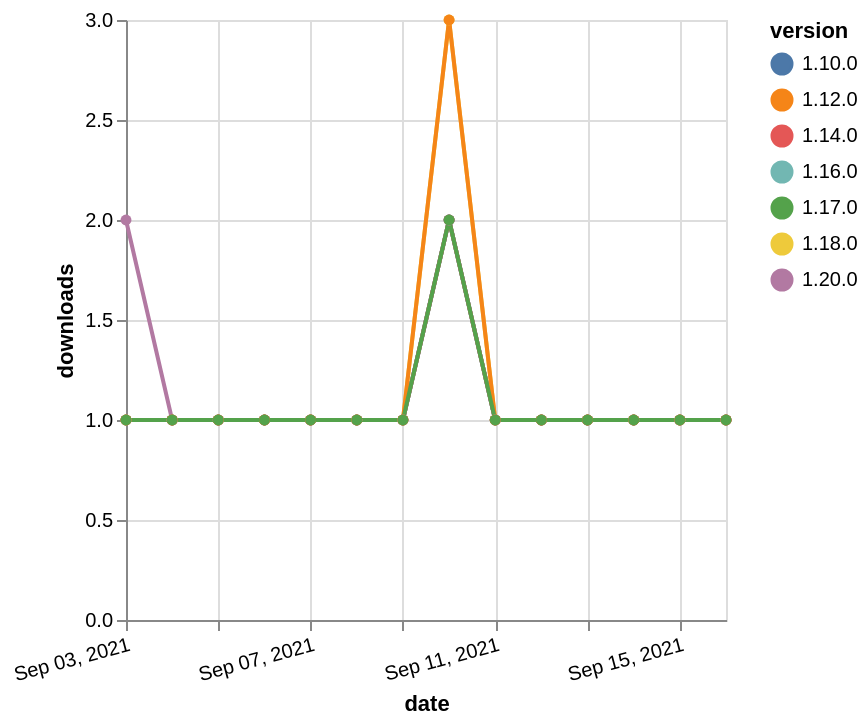

The specification (Vega-Lite) saved for this image:
### Vega-Lite specification from a JSON file in a GitHub repository (floating-point values rounded to 4 significant figures)
{"$schema": "https://vega.github.io/schema/vega-lite/v5.json", "description": "A simple bar chart with embedded data.", "data": {"values": [{"date": "2021-09-03", "total": 158, "delta": 1, "version": "1.18.0"}, {"date": "2021-09-04", "total": 159, "delta": 1, "version": "1.18.0"}, {"date": "2021-09-05", "total": 160, "delta": 1, "version": "1.18.0"}, {"date": "2021-09-06", "total": 161, "delta": 1, "version": "1.18.0"}, {"date": "2021-09-07", "total": 162, "delta": 1, "version": "1.18.0"}, {"date": "2021-09-08", "total": 163, "delta": 1, "version": "1.18.0"}, {"date": "2021-09-09", "total": 164, "delta": 1, "version": "1.18.0"}, {"date": "2021-09-10", "total": 167, "delta": 3, "version": "1.18.0"}, {"date": "2021-09-11", "total": 168, "delta": 1, "version": "1.18.0"}, {"date": "2021-09-12", "total": 169, "delta": 1, "version": "1.18.0"}, {"date": "2021-09-13", "total": 170, "delta": 1, "version": "1.18.0"}, {"date": "2021-09-14", "total": 171, "delta": 1, "version": "1.18.0"}, {"date": "2021-09-15", "total": 172, "delta": 1, "version": "1.18.0"}, {"date": "2021-09-16", "total": 173, "delta": 1, "version": "1.18.0"}, {"date": "2021-09-03", "total": 221, "delta": 1, "version": "1.10.0"}, {"date": "2021-09-04", "total": 222, "delta": 1, "version": "1.10.0"}, {"date": "2021-09-05", "total": 223, "delta": 1, "version": "1.10.0"}, {"date": "2021-09-06", "total": 224, "delta": 1, "version": "1.10.0"}, {"date": "2021-09-07", "total": 225, "delta": 1, "version": "1.10.0"}, {"date": "2021-09-08", "total": 226, "delta": 1, "version": "1.10.0"}, {"date": "2021-09-09", "total": 227, "delta": 1, "version": "1.10.0"}, {"date": "2021-09-10", "total": 229, "delta": 2, "version": "1.10.0"}, {"date": "2021-09-11", "total": 230, "delta": 1, "version": "1.10.0"}, {"date": "2021-09-12", "total": 231, "delta": 1, "version": "1.10.0"}, {"date": "2021-09-13", "total": 232, "delta": 1, "version": "1.10.0"}, {"date": "2021-09-14", "total": 233, "delta": 1, "version": "1.10.0"}, {"date": "2021-09-15", "total": 234, "delta": 1, "version": "1.10.0"}, {"date": "2021-09-16", "total": 235, "delta": 1, "version": "1.10.0"}, {"date": "2021-09-03", "total": 116, "delta": 2, "version": "1.20.0"}, {"date": "2021-09-04", "total": 117, "delta": 1, "version": "1.20.0"}, {"date": "2021-09-05", "total": 118, "delta": 1, "version": "1.20.0"}, {"date": "2021-09-06", "total": 119, "delta": 1, "version": "1.20.0"}, {"date": "2021-09-07", "total": 120, "delta": 1, "version": "1.20.0"}, {"date": "2021-09-08", "total": 121, "delta": 1, "version": "1.20.0"}, {"date": "2021-09-09", "total": 122, "delta": 1, "version": "1.20.0"}, {"date": "2021-09-10", "total": 124, "delta": 2, "version": "1.20.0"}, {"date": "2021-09-11", "total": 125, "delta": 1, "version": "1.20.0"}, {"date": "2021-09-12", "total": 126, "delta": 1, "version": "1.20.0"}, {"date": "2021-09-13", "total": 127, "delta": 1, "version": "1.20.0"}, {"date": "2021-09-14", "total": 128, "delta": 1, "version": "1.20.0"}, {"date": "2021-09-15", "total": 129, "delta": 1, "version": "1.20.0"}, {"date": "2021-09-16", "total": 130, "delta": 1, "version": "1.20.0"}, {"date": "2021-09-03", "total": 153, "delta": 1, "version": "1.16.0"}, {"date": "2021-09-04", "total": 154, "delta": 1, "version": "1.16.0"}, {"date": "2021-09-05", "total": 155, "delta": 1, "version": "1.16.0"}, {"date": "2021-09-06", "total": 156, "delta": 1, "version": "1.16.0"}, {"date": "2021-09-07", "total": 157, "delta": 1, "version": "1.16.0"}, {"date": "2021-09-08", "total": 158, "delta": 1, "version": "1.16.0"}, {"date": "2021-09-09", "total": 159, "delta": 1, "version": "1.16.0"}, {"date": "2021-09-10", "total": 161, "delta": 2, "version": "1.16.0"}, {"date": "2021-09-11", "total": 162, "delta": 1, "version": "1.16.0"}, {"date": "2021-09-12", "total": 163, "delta": 1, "version": "1.16.0"}, {"date": "2021-09-13", "total": 164, "delta": 1, "version": "1.16.0"}, {"date": "2021-09-14", "total": 165, "delta": 1, "version": "1.16.0"}, {"date": "2021-09-15", "total": 166, "delta": 1, "version": "1.16.0"}, {"date": "2021-09-16", "total": 167, "delta": 1, "version": "1.16.0"}, {"date": "2021-09-03", "total": 174, "delta": 1, "version": "1.14.0"}, {"date": "2021-09-04", "total": 175, "delta": 1, "version": "1.14.0"}, {"date": "2021-09-05", "total": 176, "delta": 1, "version": "1.14.0"}, {"date": "2021-09-06", "total": 177, "delta": 1, "version": "1.14.0"}, {"date": "2021-09-07", "total": 178, "delta": 1, "version": "1.14.0"}, {"date": "2021-09-08", "total": 179, "delta": 1, "version": "1.14.0"}, {"date": "2021-09-09", "total": 180, "delta": 1, "version": "1.14.0"}, {"date": "2021-09-10", "total": 182, "delta": 2, "version": "1.14.0"}, {"date": "2021-09-11", "total": 183, "delta": 1, "version": "1.14.0"}, {"date": "2021-09-12", "total": 184, "delta": 1, "version": "1.14.0"}, {"date": "2021-09-13", "total": 185, "delta": 1, "version": "1.14.0"}, {"date": "2021-09-14", "total": 186, "delta": 1, "version": "1.14.0"}, {"date": "2021-09-15", "total": 187, "delta": 1, "version": "1.14.0"}, {"date": "2021-09-16", "total": 188, "delta": 1, "version": "1.14.0"}, {"date": "2021-09-03", "total": 297, "delta": 1, "version": "1.12.0"}, {"date": "2021-09-04", "total": 298, "delta": 1, "version": "1.12.0"}, {"date": "2021-09-05", "total": 299, "delta": 1, "version": "1.12.0"}, {"date": "2021-09-06", "total": 300, "delta": 1, "version": "1.12.0"}, {"date": "2021-09-07", "total": 301, "delta": 1, "version": "1.12.0"}, {"date": "2021-09-08", "total": 302, "delta": 1, "version": "1.12.0"}, {"date": "2021-09-09", "total": 303, "delta": 1, "version": "1.12.0"}, {"date": "2021-09-10", "total": 306, "delta": 3, "version": "1.12.0"}, {"date": "2021-09-11", "total": 307, "delta": 1, "version": "1.12.0"}, {"date": "2021-09-12", "total": 308, "delta": 1, "version": "1.12.0"}, {"date": "2021-09-13", "total": 309, "delta": 1, "version": "1.12.0"}, {"date": "2021-09-14", "total": 310, "delta": 1, "version": "1.12.0"}, {"date": "2021-09-15", "total": 311, "delta": 1, "version": "1.12.0"}, {"date": "2021-09-16", "total": 312, "delta": 1, "version": "1.12.0"}, {"date": "2021-09-03", "total": 139, "delta": 1, "version": "1.17.0"}, {"date": "2021-09-04", "total": 140, "delta": 1, "version": "1.17.0"}, {"date": "2021-09-05", "total": 141, "delta": 1, "version": "1.17.0"}, {"date": "2021-09-06", "total": 142, "delta": 1, "version": "1.17.0"}, {"date": "2021-09-07", "total": 143, "delta": 1, "version": "1.17.0"}, {"date": "2021-09-08", "total": 144, "delta": 1, "version": "1.17.0"}, {"date": "2021-09-09", "total": 145, "delta": 1, "version": "1.17.0"}, {"date": "2021-09-10", "total": 147, "delta": 2, "version": "1.17.0"}, {"date": "2021-09-11", "total": 148, "delta": 1, "version": "1.17.0"}, {"date": "2021-09-12", "total": 149, "delta": 1, "version": "1.17.0"}, {"date": "2021-09-13", "total": 150, "delta": 1, "version": "1.17.0"}, {"date": "2021-09-14", "total": 151, "delta": 1, "version": "1.17.0"}, {"date": "2021-09-15", "total": 152, "delta": 1, "version": "1.17.0"}, {"date": "2021-09-16", "total": 153, "delta": 1, "version": "1.17.0"}]}, "width": "container", "mark": {"type": "line", "point": {"filled": true}}, "encoding": {"x": {"field": "date", "type": "temporal", "timeUnit": "yearmonthdate", "title": "date", "axis": {"labelAngle": -15}}, "y": {"field": "delta", "type": "quantitative", "title": "downloads"}, "color": {"field": "version", "type": "nominal"}, "tooltip": {"field": "delta"}}}
